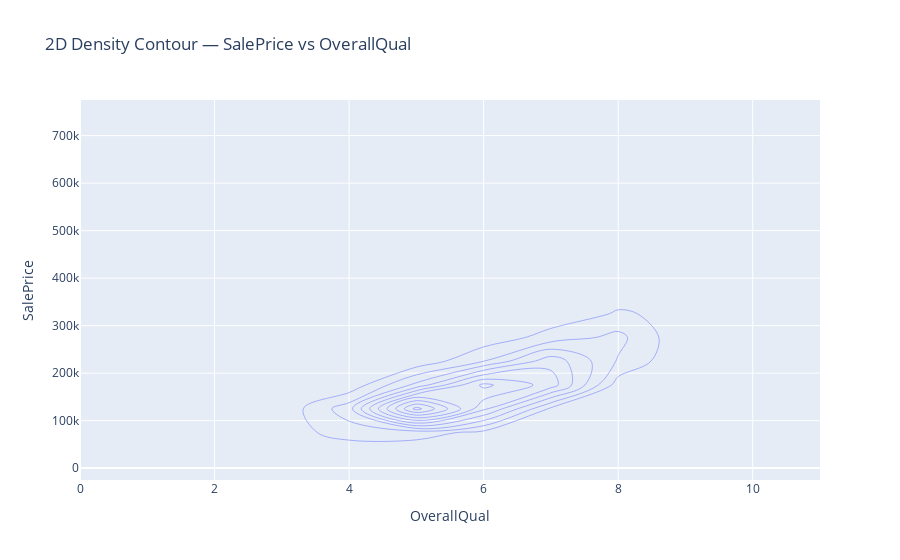
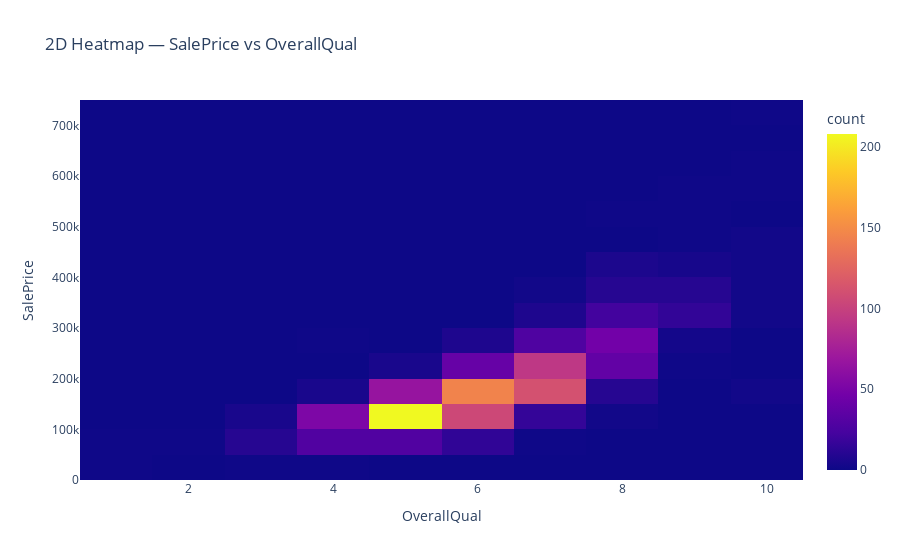

Here is the notebook cell these charts were saved with, in order:
### Markdown cell above
OverallQual remains the strongest and most dominant predictor of SalePrice

### Code cell
## Density contour / 2D heatmap

fig = px.density_contour(
    data,
    x="OverallQual",
    y="SalePrice",
    title="2D Density Contour — SalePrice vs OverallQual"
)
fig.show()

fig = px.density_heatmap(
    data,
    x="OverallQual",
    y="SalePrice",
    title="2D Heatmap — SalePrice vs OverallQual"
)
fig.show()

### Figure 1 — Plotly figure (JSON) as saved in the notebook; plotly's stock layout.template omitted (floating-point values rounded to 4 significant figures; data arrays with more than 128 entries replaced by an {"elided": "..."} marker saying what was removed)
{"data": [{"contours": {"coloring": "none"}, "hovertemplate": "OverallQual=%{x}<br>SalePrice=%{y}<br>count=%{z}<extra></extra>", "legendgroup": "", "line": {"color": "#636efa"}, "name": "", "showlegend": false, "type": "histogram2dcontour", "x": {"elided": "1168 int values"}, "xaxis": "x", "xbingroup": "x", "y": {"elided": "1168 int values"}, "yaxis": "y", "ybingroup": "y"}], "layout": {"legend": {"tracegroupgap": 0}, "title": {"text": "2D Density Contour — SalePrice vs OverallQual"}, "xaxis": {"anchor": "y", "domain": [0, 1], "title": {"text": "OverallQual"}}, "yaxis": {"anchor": "x", "domain": [0, 1], "title": {"text": "SalePrice"}}}}

### Figure 2 — Plotly figure (JSON) as saved in the notebook; plotly's stock layout.template omitted (floating-point values rounded to 4 significant figures; data arrays with more than 128 entries replaced by an {"elided": "..."} marker saying what was removed)
{"data": [{"coloraxis": "coloraxis", "hovertemplate": "OverallQual=%{x}<br>SalePrice=%{y}<br>count=%{z}<extra></extra>", "name": "", "type": "histogram2d", "x": {"elided": "1168 int values"}, "xaxis": "x", "xbingroup": "x", "y": {"elided": "1168 int values"}, "yaxis": "y", "ybingroup": "y"}], "layout": {"coloraxis": {"colorbar": {"title": {"text": "count"}}, "colorscale": [[0, "#0d0887"], [0.1111, "#46039f"], [0.2222, "#7201a8"], [0.3333, "#9c179e"], [0.4444, "#bd3786"], [0.5556, "#d8576b"], [0.6667, "#ed7953"], [0.7778, "#fb9f3a"], [0.8889, "#fdca26"], [1, "#f0f921"]]}, "legend": {"tracegroupgap": 0}, "title": {"text": "2D Heatmap — SalePrice vs OverallQual"}, "xaxis": {"anchor": "y", "domain": [0, 1], "title": {"text": "OverallQual"}}, "yaxis": {"anchor": "x", "domain": [0, 1], "title": {"text": "SalePrice"}}}}
